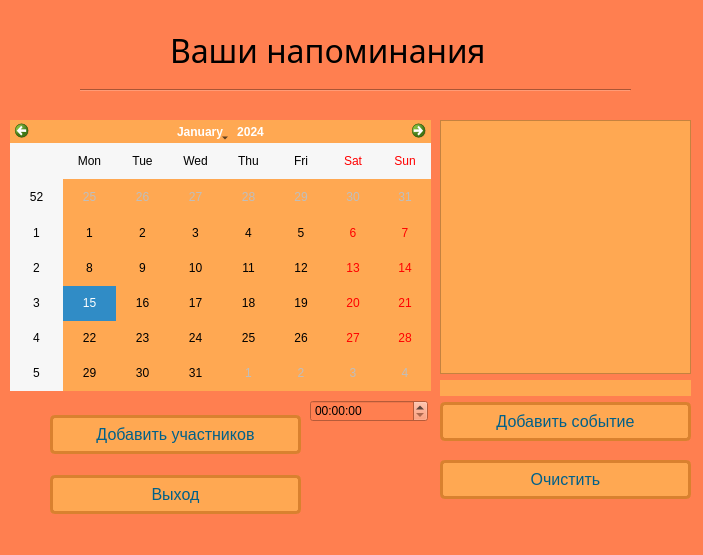
<?xml version="1.0" encoding="UTF-8"?>
<ui version="4.0">
 <class>Form</class>
 <widget class="QWidget" name="Form">
  <property name="geometry">
   <rect>
    <x>0</x>
    <y>0</y>
    <width>703</width>
    <height>555</height>
   </rect>
  </property>
  <property name="mouseTracking">
   <bool>false</bool>
  </property>
  <property name="windowTitle">
   <string>Form</string>
  </property>
  <property name="autoFillBackground">
   <bool>false</bool>
  </property>
  <property name="styleSheet">
   <string notr="true">background-color:#FF7F50</string>
  </property>
  <widget class="QLabel" name="label">
   <property name="geometry">
    <rect>
     <x>170</x>
     <y>20</y>
     <width>471</width>
     <height>61</height>
    </rect>
   </property>
   <property name="font">
    <font>
     <family>Segoe Print</family>
     <pointsize>24</pointsize>
    </font>
   </property>
   <property name="text">
    <string>Ваши напоминания</string>
   </property>
  </widget>
  <widget class="Line" name="line">
   <property name="geometry">
    <rect>
     <x>80</x>
     <y>80</y>
     <width>551</width>
     <height>20</height>
    </rect>
   </property>
   <property name="orientation">
    <enum>Qt::Horizontal</enum>
   </property>
  </widget>
  <widget class="QWidget" name="verticalLayoutWidget">
   <property name="geometry">
    <rect>
     <x>50</x>
     <y>400</y>
     <width>251</width>
     <height>131</height>
    </rect>
   </property>
   <layout class="QVBoxLayout" name="verticalLayout">
    <item>
     <widget class="QPushButton" name="addRememberButt">
      <property name="styleSheet">
       <string notr="true"> display: inline-block;
    text-decoration: none;
    background-color: #ffa852;
    color: #006089;
    border: 3px solid #d9812f;
    border-radius: 5px;
    font-size: 16px;
    padding: 7px 10px; 
    transition: all 0.8s ease;</string>
      </property>
      <property name="text">
       <string>Добавить участников</string>
      </property>
      <property name="default">
       <bool>false</bool>
      </property>
     </widget>
    </item>
    <item>
     <widget class="QPushButton" name="ExitButt">
      <property name="enabled">
       <bool>true</bool>
      </property>
      <property name="styleSheet">
       <string notr="true"> display: inline-block;
    text-decoration: none;
    background-color: #ffa852;
    color: #006089;
    border: 3px solid #d9812f;
    border-radius: 5px;
    font-size: 16px;
    padding: 7px 10px; 
    transition: all 0.8s ease;</string>
      </property>
      <property name="text">
       <string>Выход</string>
      </property>
      <property name="default">
       <bool>false</bool>
      </property>
     </widget>
    </item>
   </layout>
  </widget>
  <widget class="QCalendarWidget" name="calendarWidget">
   <property name="geometry">
    <rect>
     <x>10</x>
     <y>120</y>
     <width>421</width>
     <height>271</height>
    </rect>
   </property>
   <property name="styleSheet">
    <string notr="true">background-color:#ffa852</string>
   </property>
  </widget>
  <widget class="QTimeEdit" name="timeEdit">
   <property name="geometry">
    <rect>
     <x>310</x>
     <y>400</y>
     <width>118</width>
     <height>22</height>
    </rect>
   </property>
  </widget>
  <widget class="QWidget" name="verticalLayoutWidget_2">
   <property name="geometry">
    <rect>
     <x>440</x>
     <y>120</y>
     <width>251</width>
     <height>321</height>
    </rect>
   </property>
   <layout class="QVBoxLayout" name="verticalLayout_2">
    <item>
     <widget class="QTextBrowser" name="textBrowser">
      <property name="styleSheet">
       <string notr="true">background-color:#ffa852</string>
      </property>
     </widget>
    </item>
    <item>
     <widget class="QLineEdit" name="WriteEdit">
      <property name="styleSheet">
       <string notr="true">background-color:#ffa852</string>
      </property>
      <property name="frame">
       <bool>false</bool>
      </property>
     </widget>
    </item>
    <item>
     <widget class="QPushButton" name="addEventButt">
      <property name="styleSheet">
       <string notr="true"> display: inline-block;
    text-decoration: none;
    background-color: #ffa852;
    color: #006089;
    border: 3px solid #d9812f;
    border-radius: 5px;
    font-size: 16px;
    padding: 7px 10px; 
    transition: all 0.8s ease;</string>
      </property>
      <property name="text">
       <string>Добавить событие</string>
      </property>
      <property name="default">
       <bool>false</bool>
      </property>
     </widget>
    </item>
   </layout>
  </widget>
  <widget class="QPushButton" name="clearButt">
   <property name="geometry">
    <rect>
     <x>440</x>
     <y>460</y>
     <width>251</width>
     <height>39</height>
    </rect>
   </property>
   <property name="styleSheet">
    <string notr="true"> display: inline-block;
    text-decoration: none;
    background-color: #ffa852;
    color: #006089;
    border: 3px solid #d9812f;
    border-radius: 5px;
    font-size: 16px;
    padding: 7px 10px; 
    transition: all 0.8s ease;</string>
   </property>
   <property name="text">
    <string>Очистить</string>
   </property>
   <property name="default">
    <bool>false</bool>
   </property>
  </widget>
 </widget>
 <resources/>
 <connections/>
</ui>
